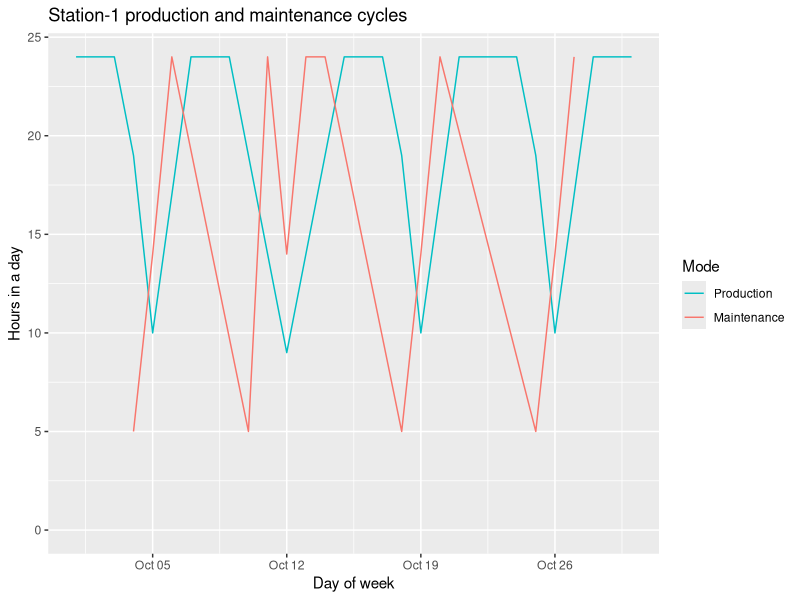
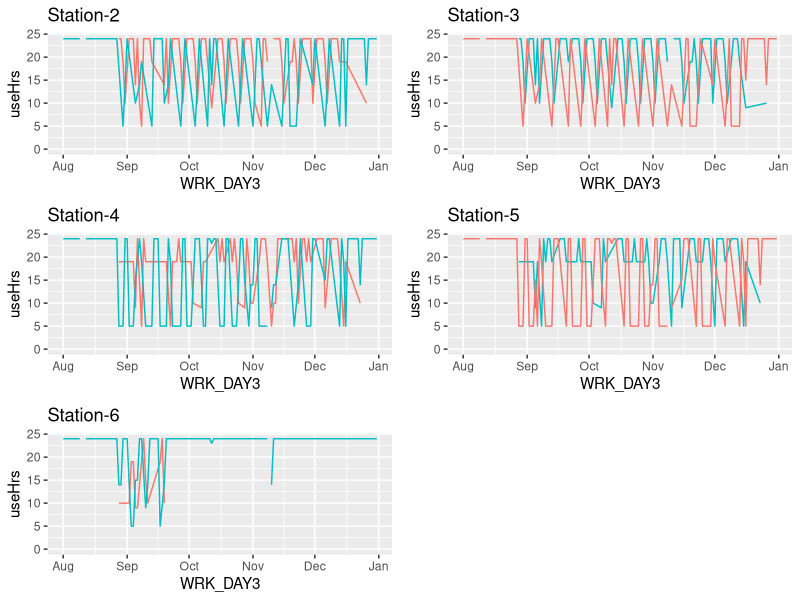
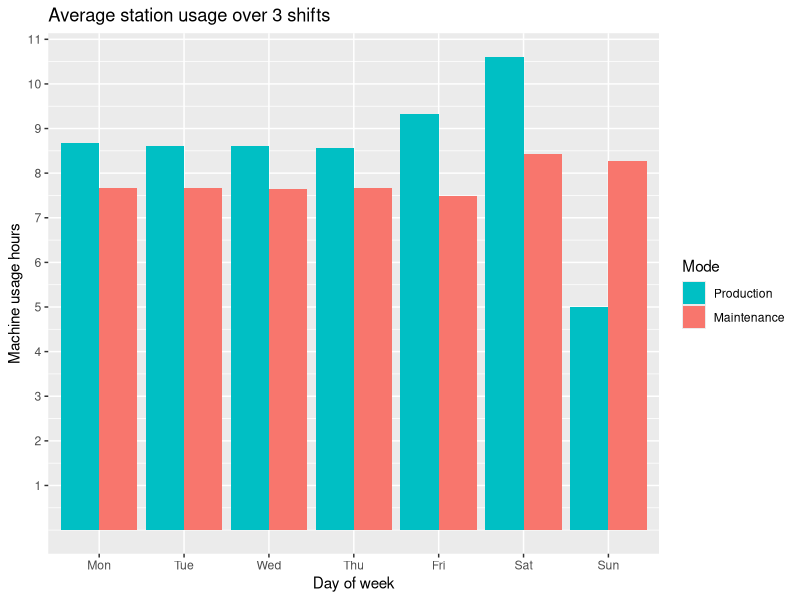

The R source for these figures, in order:
## ---- chunk 1
knitr::opts_chunk$set(echo = TRUE)
## ---- chunk 2
library(ggplot2)
library(magrittr)
library(dplyr)
library(tidyr)
library(ggpubr)
## ---- chunk 3
df1 <- read.csv("../data/eda-pm-ds2/Station1-type1-1.csv") 
df1$WRK_DAY3 <- as.Date(df1$WRK_DAY2 , format = "%m/%d/%y")
df1 <- df1 %>% select(-c("WRK_DAY2"))
head(df1)
## ---- chunk 4
df1 <- read.csv("../data/eda-pm-ds2/Station2-type1-1.csv") 
df1$WRK_DAY3 <- as.Date(df1$WRK_DAY2 , format = "%m/%d/%y")
df1 <- df1 %>% select(-c("WRK_DAY2"))
#df1 <- df1 %>% filter(df1$WRK_DAY3 >= as.Date("2020-10-20") && df1$WRK_DAY3 <= as.Date("2020-10-30"))
#df1 <- df1 %>% filter(df1$WRK_DAY3 >= as.Date("2020-10-20"))
df1 <- df1 %>% filter(df1$WRK_DAY3 >= as.Date("2020-10-01") & df1$WRK_DAY3 <= as.Date("2020-10-30"))
ggplot(df1, aes(x=WRK_DAY3,y=useHrs,color=factor(maintFlag))) + 
  scale_color_manual("Mode", values = c("0" = "#00BFC4", "1" = "#F8766D"),labels = c("Production", "Maintenance")) +
  geom_line() +
  ylim(0,24) +
  xlab("Day of week") +
  ylab("Hours in a day") +
  ggtitle("Station-1 production and maintenance cycles")

## ---- chunk 5
df1 <- read.csv("../data/eda-pm-ds2/Station2-type1-1.csv") 
df1$WRK_DAY3 <- as.Date(df1$WRK_DAY2 , format = "%m/%d/%y")
df1 <- df1 %>% select(-c("WRK_DAY2"))
df1 <- df1 %>% filter(df1$WRK_DAY3 >= as.Date("2020-08-01"))
p1 <- ggplot(df1, aes(x=WRK_DAY3,y=useHrs,color=factor(maintFlag))) + 
    #scale_color_manual("Mode", values = c("0" = "#00BFC4", "1" = "#F8766D"),labels = c("Production", "Maintenance")) +
    theme(legend.position = "none") +
    geom_line() +
    ylim(0,24) +
    ggtitle("Station-2")


df1 <- read.csv("../data/eda-pm-ds2/Station3-type1-1.csv") 
df1$WRK_DAY3 <- as.Date(df1$WRK_DAY2 , format = "%m/%d/%y")
df1 <- df1 %>% select(-c("WRK_DAY2"))
df1 <- df1 %>% filter(df1$WRK_DAY3 >= as.Date("2020-08-01"))
p2 <- ggplot(df1, aes(x=WRK_DAY3,y=useHrs,color=factor(maintFlag))) + 
    scale_color_manual("Mode", values = c("0" = "#00BFC4", "1" = "#F8766D"),labels = c("Production", "Maintenance")) +
    theme(legend.position = "none") +
    geom_line() +
    ylim(0,24) +
    ggtitle("Station-3")

df1 <- read.csv("../data/eda-pm-ds2/Station4-type1-1.csv") 
df1$WRK_DAY3 <- as.Date(df1$WRK_DAY2 , format = "%m/%d/%y")
df1 <- df1 %>% select(-c("WRK_DAY2"))
df1 <- df1 %>% filter(df1$WRK_DAY3 >= as.Date("2020-08-01"))
p3 <- ggplot(df1, aes(x=WRK_DAY3,y=useHrs,color=factor(maintFlag))) + 
    #scale_color_manual("Mode", values = c("0" = "#00BFC4", "1" = "#F8766D"),labels = c("Production", "Maintenance")) +
    theme(legend.position = "none") +
    geom_line() +
    ylim(0,24) +
    ggtitle("Station-4")

df1 <- read.csv("../data/eda-pm-ds2/Station5-type1-1.csv") 
df1$WRK_DAY3 <- as.Date(df1$WRK_DAY2 , format = "%m/%d/%y")
df1 <- df1 %>% select(-c("WRK_DAY2"))
df1 <- df1 %>% filter(df1$WRK_DAY3 >= as.Date("2020-08-01"))
p4 <- ggplot(df1, aes(x=WRK_DAY3,y=useHrs,color=factor(maintFlag))) + 
    scale_color_manual("Mode", values = c("0" = "#00BFC4", "1" = "#F8766D"),labels = c("Production", "Maintenance")) +
    theme(legend.position = "none") +
    geom_line() +
    ylim(0,24) +
    ggtitle("Station-5")

df1 <- read.csv("../data/eda-pm-ds2/Station6-type1-1.csv") 
df1$WRK_DAY3 <- as.Date(df1$WRK_DAY2 , format = "%m/%d/%y")
df1 <- df1 %>% select(-c("WRK_DAY2"))
df1 <- df1 %>% filter(df1$WRK_DAY3 >= as.Date("2020-08-01"))
p5 <- ggplot(df1, aes(x=WRK_DAY3,y=useHrs,color=factor(maintFlag))) + 
    #scale_color_manual("Mode", values = c("0" = "#00BFC4", "1" = "#F8766D"),labels = c("Production", "Maintenance")) +
    theme(legend.position = "none") +
    geom_line() +
    ylim(0,24) +
    ggtitle("Station-6")

figure <- ggarrange(p1, p2, p3, p4, p5, ncol = 2, nrow = 3)
figure
  
## ---- chunk 6

df1 <- read.csv("../data/eda-pm-ds2/Stationsall-typeall-1.csv") %>% 
  gather(key="maintFlag",value="useHrs","X0","X1")

ggplot(df1,aes(x=factor(df1$weekDayName,levels=c("Mon","Tue","Wed","Thu","Fri","Sat","Sun")),y=df1$useHrs,fill=factor(df1$maintFlag))) + 
  scale_fill_manual("Mode", values = c("X0" = "#00BFC4", "X1" = "#F8766D"),labels=c("Production","Maintenance")) +
  geom_bar(position="dodge",stat="identity") +
  xlab("Day of week") +
  ylab("Machine usage hours") +
  ggtitle("Average station usage over 3 shifts") +
  scale_y_continuous(label=c(1,2,3,4,5,6,7,8,9,10,11,12),breaks=c(1,2,3,4,5,6,7,8,9,10,11,12))


